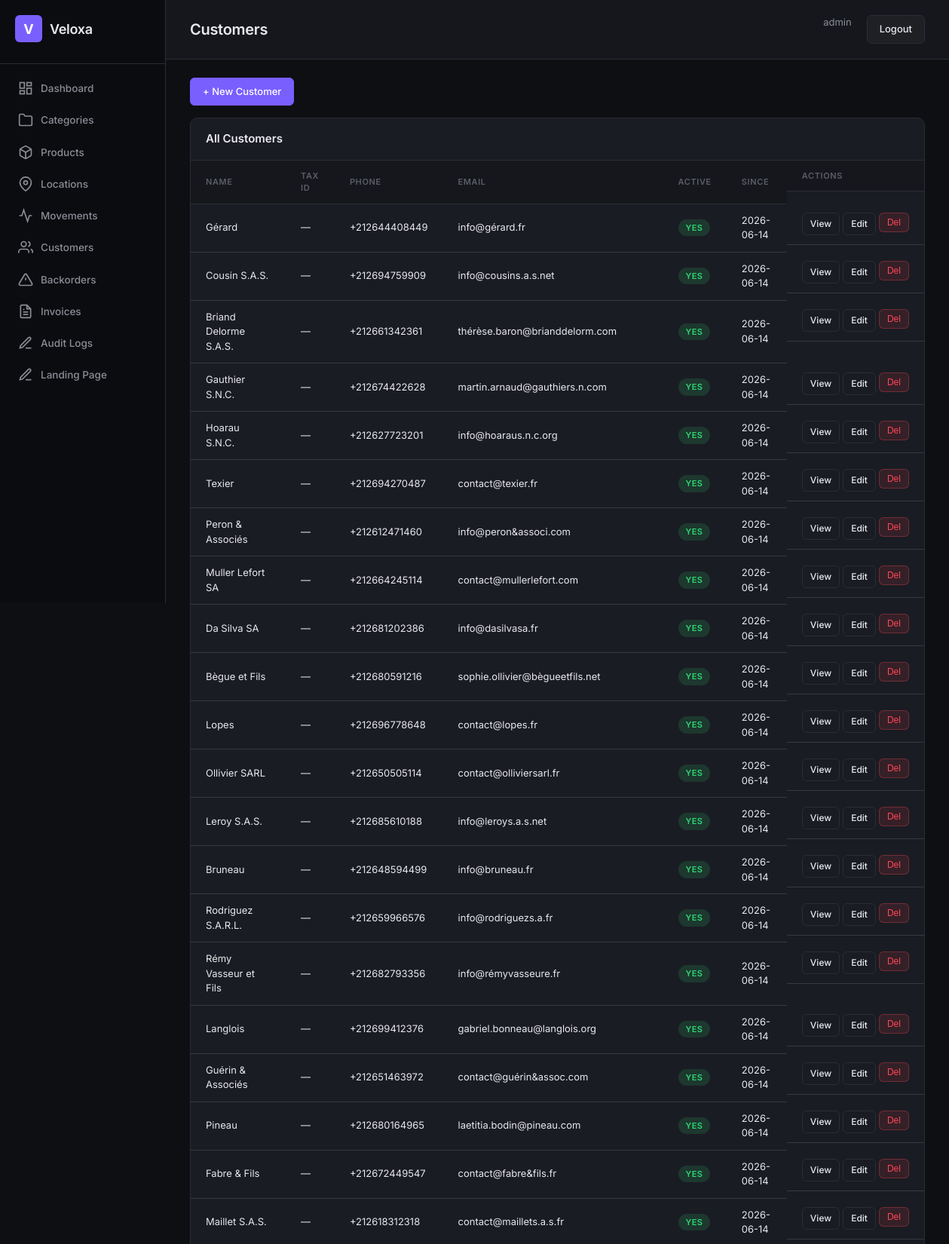
Page /customers/ (signed in, upper part) on the committed database.
### apps/accounts/models.py (models this page shows, shortened)
class User(AbstractUser):
    objects = TenantAwareUserManager()
    ROLE_CHOICES = [
        ("super_admin", "Super Admin"),
        ("warehouse_manager", "Warehouse Manager"),
        ("auditor", "Auditor"),
        ("viewer", "Read-Only Viewer"),
    ]
    role = models.CharField(max_length=32, choices=ROLE_CHOICES, default="viewer")
    phone = models.CharField(max_length=20, blank=True)
    tenant = models.ForeignKey(
        "tenants.Tenant", on_delete=models.CASCADE,
        null=True, blank=True, related_name="users",
    )
    class Meta:
        db_table = "accounts_user"
        verbose_name = "User"
        verbose_name_plural = "Users"

### apps/crm/models.py (models this page shows, shortened)
class Customer(models.Model):
    objects = TenantAwareManager()
    tenant = models.ForeignKey(
        'tenants.Tenant',
        on_delete=models.CASCADE,
        related_name='customers'
    )
    name = models.CharField(max_length=255)
    ice = models.CharField(
        max_length=15,
        blank=True,
        help_text="ICE (Identifiant Commun de l'Entreprise) — exactly 15 digits"
    )
    identifiant_fiscal = models.CharField(
        max_length=30, blank=True,
        help_text="IF (Identifiant Fiscal) for tax reporting"
    )
    taxe_professionnelle = models.CharField(
        max_length=30, blank=True,
        help_text="TP (Taxe Professionnelle) for commercial documentation"
    )
    registre_commerce = models.CharField(
        max_length=30, blank=True,
        help_text="RC (Registre de Commerce) for legal entity verification"
    )
    phone = models.CharField(max_length=20, blank=True)
    email = models.EmailField(blank=True)
    address = models.CharField(max_length=500, blank=True)
    is_active = models.BooleanField(default=True)
    is_anonymized = models.BooleanField(default=False)
    created_at = models.DateTimeField(auto_now_add=True)
    updated_at = models.DateTimeField(auto_now=True)
    metadata = models.JSONField(default=dict, blank=True)
    class Meta:
        db_table = "crm_customer"
        ordering = ["-created_at"]
        unique_together = ('tenant', 'name')
        indexes = [
            models.Index(fields=['tenant', 'name']),
        ]

### config/views.py (the view)
# urls.py: path("customers/", views.customer_list, name="customer-list"),
@login_required
def customer_list(request):
    return render(request, "customers.html", {"customers": Customer.objects.all()})

### apps/accounts/models.py (called while the page is built)
    def get_queryset(self):
        from apps.tenants.utils import get_current_tenant_id
        qs = super().get_queryset()
        tenant_id = get_current_tenant_id()
        if tenant_id is not None:
            return qs.filter(tenant_id=tenant_id)
        return qs

### apps/tenants/managers.py (called while the page is built)
    def get_queryset(self):
        qs = super().get_queryset()
        tenant_id = get_current_tenant_id()
        if tenant_id is not None:
            return qs.filter(tenant_id=tenant_id)
        return qs

### apps/tenants/utils.py (called while the page is built)
def set_current_tenant(tenant):
    _thread_local.tenant = tenant

def get_current_tenant():
    return getattr(_thread_local, "tenant", None)

def get_current_tenant_id():
    tenant = get_current_tenant()
    return tenant.id if tenant else None

### templates/customers.html
{% extends 'base.html' %}{% block title %}Customers — Veloxa Warehouse{% endblock %}{% block page_title %}Customers{% endblock %}{% block active %}customers{% endblock %}
{% block content %}
<div style="margin-bottom:16px"><a href="{% url 'customer-create' %}" class="btn btn-primary">+ New Customer</a></div>
<div class="card"><div class="card-header"><h2>All Customers</h2></div><div class="card-body">
<table class="table"><thead><tr><th>Name</th><th>Tax ID</th><th>Phone</th><th>Email</th><th>Active</th><th>Since</th><th class="actions-cell">Actions</th></tr></thead>
<tbody>{% for customer in customers %}<tr><td>{{ customer.name }}</td><td>{{ customer.tax_id|default:"—" }}</td><td>{{ customer.phone }}</td><td>{{ customer.email|default:"—" }}</td><td>{% if customer.is_active %}<span class="badge badge-success">Yes</span>{% else %}<span class="badge badge-muted">No</span>{% endif %}</td><td>{{ customer.created_at|date:"Y-m-d" }}</td><td class="actions-cell"><a href="{% url 'customer-detail' pk=customer.pk %}" class="btn btn-sm">View</a><a href="{% url 'customer-update' pk=customer.pk %}" class="btn btn-sm">Edit</a><form method="post" action="{% url 'customer-delete' pk=customer.pk %}">{% csrf_token %}<button class="btn btn-sm btn-danger">Del</button></form></td></tr>{% empty %}<tr><td colspan="7" class="empty">No customers.</td></tr>{% endfor %}</tbody></table></div></div>
{% endblock %}

### templates/base.html (shortened to what this page needs)
{% load static %}
<!DOCTYPE html>
<html lang="en">
<head>
  <link rel="stylesheet" href="{% static 'css/style.css' %}">
</head>
<body>
  <div class="layout">
    <aside class="sidebar">
      <div class="sidebar-brand">
        <div class="brand-icon">V</div>
        <span class="brand-text">Veloxa</span>
      </div>
      <nav class="sidebar-nav">
        <a href="{% url 'dashboard' %}" class="nav-item {% if active == 'dashboard' %}active{% endif %}">
          <svg width="20" height="20" viewBox="0 0 24 24" fill="none" stroke="currentColor" stroke-width="2"><rect x="3" y="3" width="7" height="9"/><rect x="14" y="3" width="7" height="5"/><rect x="14" y="12" width="7" height="9"/><rect x="3" y="16" width="7" height="5"/></svg>
          Dashboard
        </a>
        <a href="{% url 'category-list' %}" class="nav-item {% if active == 'categories' %}active{% endif %}">
          <svg width="20" height="20" viewBox="0 0 24 24" fill="none" stroke="currentColor" stroke-width="2"><path d="M22 19a2 2 0 0 1-2 2H4a2 2 0 0 1-2-2V5a2 2 0 0 1 2-2h5l2 3h9a2 2 0 0 1 2 2z"/></svg>
          Categories
        </a>
        <a href="{% url 'product-list' %}" class="nav-item {% if active == 'products' %}active{% endif %}">
          Products
        </a>
        <a href="{% url 'location-list' %}" class="nav-item {% if active == 'locations' %}active{% endif %}">
          <svg width="20" height="20" viewBox="0 0 24 24" fill="none" stroke="currentColor" stroke-width="2"><path d="M21 10c0 7-9 13-9 13s-9-6-9-13a9 9 0 0 1 18 0z"/><circle cx="12" cy="10" r="3"/></svg>
          Locations
        </a>
        <a href="{% url 'movement-list' %}" class="nav-item {% if active == 'movements' %}active{% endif %}">
          <svg width="20" height="20" viewBox="0 0 24 24" fill="none" stroke="currentColor" stroke-width="2"><polyline points="22 12 18 12 15 21 9 3 6 12 2 12"/></svg>
          Movements
        </a>
        <a href="{% url 'customer-list' %}" class="nav-item {% if active == 'customers' %}active{% endif %}">
          <svg width="20" height="20" viewBox="0 0 24 24" fill="none" stroke="currentColor" stroke-width="2"><path d="M17 21v-2a4 4 0 0 0-4-4H5a4 4 0 0 0-4 4v2"/><circle cx="9" cy="7" r="4"/><path d="M23 21v-2a4 4 0 0 0-3-3.87"/><path d="M16 3.13a4 4 0 0 1 0 7.75"/></svg>
          Customers
        </a>
        <a href="{% url 'backorder-list' %}" class="nav-item {% if active == 'backorders' %}active{% endif %}">
          <svg width="20" height="20" viewBox="0 0 24 24" fill="none" stroke="currentColor" stroke-width="2"><path d="M10.29 3.86L1.82 18a2 2 0 0 0 1.71 3h16.94a2 2 0 0 0 1.71-3L13.71 3.86a2 2 0 0 0-3.42 0z"/><line x1="12" y1="9" x2="12" y2="13"/><line x1="12" y1="17" x2="12.01" y2="17"/></svg>
          Backorders
        </a>
        <a href="{% url 'invoice-list' %}" class="nav-item {% if active == 'invoices' %}active{% endif %}">
          <svg width="20" height="20" viewBox="0 0 24 24" fill="none" stroke="currentColor" stroke-width="2"><path d="M14 2H6a2 2 0 0 0-2 2v16a2 2 0 0 0 2 2h12a2 2 0 0 0 2-2V8z"/><polyline points="14 2 14 8 20 8"/><line x1="16" y1="13" x2="8" y2="13"/><line x1="16" y1="17" x2="8" y2="17"/><polyline points="10 9 9 9 8 9"/></svg>
          Invoices
        </a>
        <a href="{% url 'audit-log-list' %}" class="nav-item {% if active == 'audit' %}active{% endif %}">
          <svg width="20" height="20" viewBox="0 0 24 24" fill="none" stroke="currentColor" stroke-width="2"><path d="M12 20h9"/><path d="M16.5 3.5a2.121 2.121 0 0 1 3 3L7 19l-4 1 1-4L16.5 3.5z"/></svg>
          Audit Logs
        </a>
        <a href="{% url 'landing-manage' %}" class="nav-item {% if active == 'landing' %}active{% endif %}">
          <svg width="20" height="20" viewBox="0 0 24 24" fill="none" stroke="currentColor" stroke-width="2"><path d="M12 20h9"/><path d="M16.5 3.5a2.121 2.121 0 0 1 3 3L7 19l-4 1 1-4L16.5 3.5z"/></svg>
          Landing Page
        </a>
      </nav>
    </aside>
    <main class="main">
      <header class="topbar">
        <h1 class="page-title">{% block page_title %}Dashboard{% endblock %}</h1>
        <div class="topbar-right">
          <a href="{% url 'profile' %}" style="color:var(--text-secondary);font-size:13px;margin-right:12px;text-decoration:none">{{ request.user.username }}</a>
          <a href="{% url 'logout' %}" class="btn btn-glass">Logout</a>
        </div>
      </header>
      <div class="content">
        {% block content %}{% endblock %}
      </div>
    </main>
  </div>
</body>
</html>

### static/css/style.css (style rules this page uses)
:root { --bg-primary: #0e0f13; --bg-secondary: #15171c; --bg-card: #1a1c23; --bg-card-hover: #1f2129; --bg-sidebar: #0b0c0f; --border: #2a2d36; --border-light: #363944; --text-primary: #e8e8ed; --text-secondary: #8b8d97; --text-muted: #5c5e68; --accent: #7a5fff; --accent-hover: #6b50e8; --accent-glow: rgba(122, 95, 255, 0.15); --success: #2ed573; --warning: #ffa502; --danger: #ff4757; --info: #3b82f6; --radius: 10px; --radius-sm: 6px; --shadow: 0 2px 8px rgba(0,0,0,.3); }
* { margin: 0; padding: 0; box-sizing: border-box; }
body { font-family: "Inter", -apple-system, BlinkMacSystemFont, sans-serif; background: var(--bg-primary); color: var(--text-primary); font-size: 14px; line-height: 1.5; }
.layout { display: flex; min-height: 100vh; }
.sidebar { width: 220px; background: var(--bg-sidebar); border-right: 1px solid var(--border); padding: 0; display: flex; flex-direction: column; position: fixed; top: 0; left: 0; height: 100vh; z-index: 100; backdrop-filter: blur(12px); }
.sidebar-brand { display: flex; align-items: center; gap: 10px; padding: 20px 20px 28px; border-bottom: 1px solid var(--border); }
.brand-icon { width: 36px; height: 36px; background: var(--accent); border-radius: var(--radius-sm); display: flex; align-items: center; justify-content: center; font-weight: 700; font-size: 18px; color: #fff; }
.brand-text { font-size: 18px; font-weight: 600; letter-spacing: -.3px; }
.sidebar-nav { padding: 12px 10px; display: flex; flex-direction: column; gap: 2px; }
.nav-item { display: flex; align-items: center; gap: 10px; padding: 10px 14px; color: var(--text-secondary); text-decoration: none; border-radius: var(--radius-sm); font-size: 13.5px; font-weight: 500; transition: all .15s; }
.main { margin-left: 220px; flex: 1; padding: 0; }
.topbar { display: flex; align-items: center; justify-content: space-between; padding: 20px 32px; border-bottom: 1px solid var(--border); background: var(--bg-secondary); position: sticky; top: 0; z-index: 50; backdrop-filter: blur(8px); }
.page-title { font-size: 20px; font-weight: 600; letter-spacing: -.3px; }
.topbar-right { display: flex; gap: 8px; }
.content { padding: 24px 32px; }
.card { background: var(--bg-card); border: 1px solid var(--border); border-radius: var(--radius); overflow: hidden; }
.card-header { padding: 16px 20px; border-bottom: 1px solid var(--border); }
.card-header h2 { font-size: 15px; font-weight: 600; }
.card-body { padding: 0; }
.table { width: 100%; border-collapse: collapse; }
.table th { text-align: left; padding: 12px 20px; font-size: 11px; font-weight: 600; text-transform: uppercase; letter-spacing: .6px; color: var(--text-muted); border-bottom: 1px solid var(--border); background: var(--bg-secondary); }
.table td { padding: 12px 20px; border-bottom: 1px solid var(--border-light); font-size: 13px; }
.badge { display: inline-block; padding: 3px 10px; border-radius: 20px; font-size: 11px; font-weight: 600; letter-spacing: .3px; text-transform: uppercase; }
.badge-success { background: rgba(46, 213, 115, .15); color: var(--success); }
.btn { display: inline-flex; align-items: center; gap: 6px; padding: 8px 16px; border: 1px solid var(--border); border-radius: var(--radius-sm); background: var(--bg-card); color: var(--text-primary); font-size: 13px; font-weight: 500; cursor: pointer; transition: all .15s; text-decoration: none; }
.btn-glass { background: rgba(255,255,255,.04); backdrop-filter: blur(4px); }
.btn-primary { background: var(--accent); color: #fff; border-color: var(--accent); }
.btn-danger { background: rgba(255,71,87,.12); color: var(--danger); border-color: rgba(255,71,87,.3); }
.btn-sm { padding: 5px 10px; font-size: 12px; }
.actions-cell { display: flex; gap: 4px; }

### rows in the picture
User: user.username "admin"
Customer: name "Gérard", tax_id "—", phone "+212644408449", email "info@gérard.fr", is_active "YES", created_at "2026-06-14"
Customer: name "Cousin S.A.S.", tax_id "—", phone "+212694759909", email "info@cousins.a.s.net", is_active "YES", created_at "2026-06-14"
Customer: name "Briand Delorme S.A.S.", tax_id "—", phone "+212661342361", email "thérèse.baron@brianddelorm.com", is_active "YES", created_at "2026-06-14"
Customer: name "Gauthier S.N.C.", tax_id "—", phone "+212674422628", email "martin.arnaud@gauthiers.n.com", is_active "YES", created_at "2026-06-14"
Customer: name "Hoarau S.N.C.", tax_id "—", phone "+212627723201", email "info@hoaraus.n.c.org", is_active "YES", created_at "2026-06-14"
Customer: name "Texier", tax_id "—", phone "+212694270487", email "contact@texier.fr", is_active "YES", created_at "2026-06-14"
Customer: name "Peron & Associés", tax_id "—", phone "+212612471460", email "info@peron&associ.com", is_active "YES", created_at "2026-06-14"
Customer: name "Muller Lefort SA", tax_id "—", phone "+212664245114", email "contact@mullerlefort.com", is_active "YES", created_at "2026-06-14"
Customer: name "Da Silva SA", tax_id "—", phone "+212681202386", email "info@dasilvasa.fr", is_active "YES", created_at "2026-06-14"
Customer: name "Bègue et Fils", tax_id "—", phone "+212680591216", email "sophie.ollivier@bègueetfils.net", is_active "YES", created_at "2026-06-14"
Customer: name "Lopes", tax_id "—", phone "+212696778648", email "contact@lopes.fr", is_active "YES", created_at "2026-06-14"
Customer: name "Ollivier SARL", tax_id "—", phone "+212650505114", email "contact@olliviersarl.fr", is_active "YES", created_at "2026-06-14"
Customer: name "Leroy S.A.S.", tax_id "—", phone "+212685610188", email "info@leroys.a.s.net", is_active "YES", created_at "2026-06-14"
Customer: name "Bruneau", tax_id "—", phone "+212648594499", email "info@bruneau.fr", is_active "YES", created_at "2026-06-14"
Customer: name "Rodriguez S.A.R.L.", tax_id "—", phone "+212659966576", email "info@rodriguezs.a.fr", is_active "YES", created_at "2026-06-14"
Customer: name "Rémy Vasseur et Fils", tax_id "—", phone "+212682793356", email "info@rémyvasseure.fr", is_active "YES", created_at "2026-06-14"
Customer: name "Langlois", tax_id "—", phone "+212699412376", email "gabriel.bonneau@langlois.org", is_active "YES", created_at "2026-06-14"
Customer: name "Guérin & Associés", tax_id "—", phone "+212651463972", email "contact@guérin&assoc.com", is_active "YES", created_at "2026-06-14"
Customer: name "Pineau", tax_id "—", phone "+212680164965", email "laetitia.bodin@pineau.com", is_active "YES", created_at "2026-06-14"
Customer: name "Fabre & Fils", tax_id "—", phone "+212672449547", email "contact@fabre&fils.fr", is_active "YES", created_at "2026-06-14"
Customer: name "Maillet S.A.S.", tax_id "—", phone "+212618312318", email "contact@maillets.a.s.fr", is_active "YES", created_at "2026-06-14"
